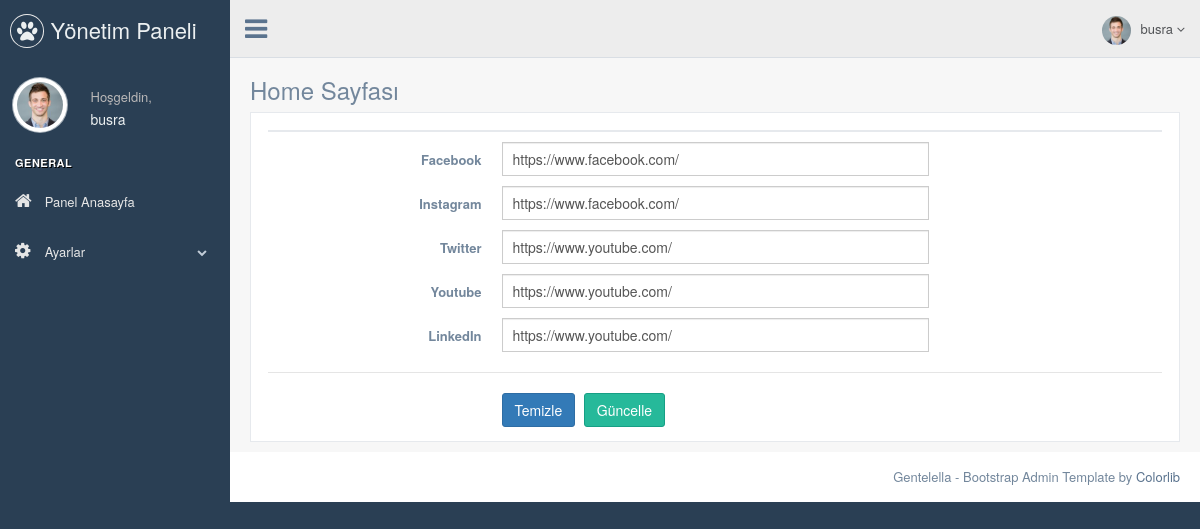
Before: /pp/nedmin/home.php (signed in) with the older database file.
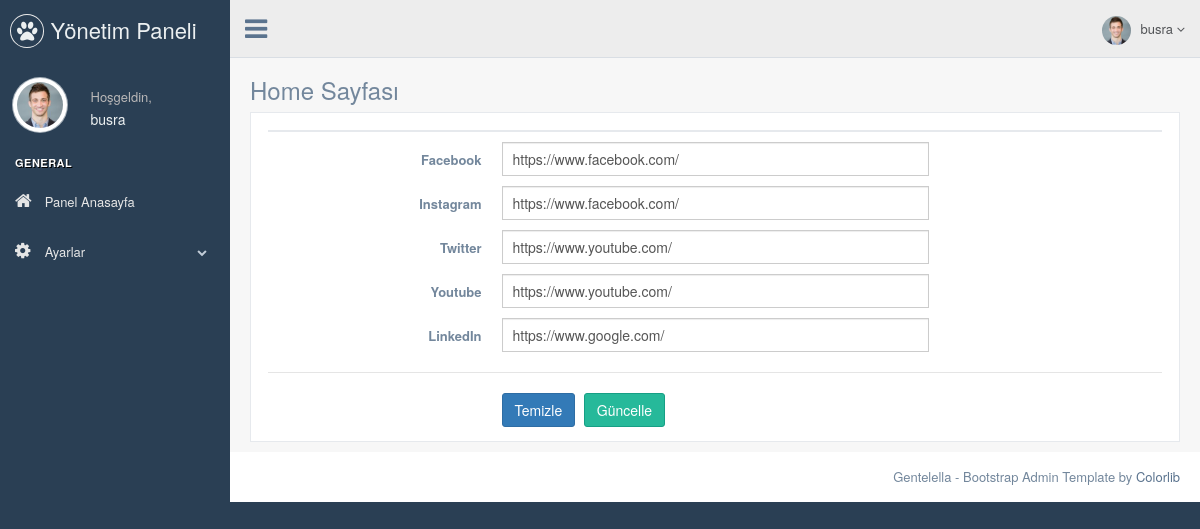
After: the same page with the newer database file.
### tables this page shows
CREATE TABLE `user` (
  `user_id` int(11) NOT NULL,
  `user_name` varchar(50) NOT NULL,
  `email` varchar(50) NOT NULL,
  `password` varchar(256) NOT NULL
);

CREATE TABLE `home` (
  `home_id` int(11) NOT NULL,
  `facebook` varchar(250) NOT NULL,
  `instagram` varchar(250) NOT NULL,
  `twitter` varchar(250) NOT NULL,
  `youtube` varchar(250) NOT NULL,
  `linkedin` varchar(250) NOT NULL
);

### pp/nedmin/home.php (the view, shortened to what this page needs)
<?php
include "header.php";
$check_home = $db->prepare("SELECT * FROM home");
$check_home->execute();
$control_home = $check_home->rowCount();
$fetch_home = $db->prepare("SELECT * FROM home WHERE home_id=1");
$fetch_home->execute();
$fetch = $fetch_home->fetch(PDO::FETCH_ASSOC);
?>
<div class="right_col" role="main">
  <div class="">
    <div class="page-title">
      <div class="title_left">
        <h3>Home Sayfası</h3>
      </div>
    </div>
    <div class="clearfix"></div>
    <div class="row">
      <div class="col-md-12 col-sm-12 col-xs-12">
        <div class="x_panel">
          <div class="x_title">
          </div>
          <form class="form-horizontal form-label-left" action="process.php" method="POST">
            <div class="item form-group">
              <label class="control-label col-md-3 col-sm-3 col-xs-12">Facebook
              </label>
              <div class="col-md-6 col-sm-6 col-xs-12">
                <input type="text" name="facebook" value="<?php echo $fetch['facebook'] ?>" required="required" class="form-control col-md-7 col-xs-12">
              </div>
            </div>
            <div class="item form-group">
              <label class="control-label col-md-3 col-sm-3 col-xs-12">Instagram
              </label>
              <div class="col-md-6 col-sm-6 col-xs-12">
                <input type="text" name="instagram" value="<?php echo $fetch['instagram'] ?>" required="required" class="form-control col-md-7 col-xs-12">
              </div>
            </div>
            <div class="item form-group">
              <label class="control-label col-md-3 col-sm-3 col-xs-12">Twitter
              </label>
              <div class="col-md-6 col-sm-6 col-xs-12">
                <input type="text" name="twitter" value="<?php echo $fetch['twitter'] ?>" required="required" class="form-control col-md-7 col-xs-12">
              </div>
            </div>
            <div class="item form-group">
              <label class="control-label col-md-3 col-sm-3 col-xs-12">Youtube
              </label>
              <div class="col-md-6 col-sm-6 col-xs-12">
                <input type="text" name="youtube" value="<?php echo $fetch['youtube'] ?>" required="required" class="form-control col-md-7 col-xs-12">
              </div>
            </div>
            <div class="item form-group">
              <label class="control-label col-md-3 col-sm-3 col-xs-12">LinkedIn
              </label>
              <div class="col-md-6 col-sm-6 col-xs-12">
                <input type="text" name="linkedin" value="<?php echo $fetch['linkedin'] ?>" required="required" class="form-control col-md-7 col-xs-12">
              </div>
            </div>
            <div class="ln_solid"></div>
            <div class="form-group">
              <div class="col-md-6 col-md-offset-3">
                <button type="submit" class="btn btn-primary">Temizle</button>
                <?php
                if ($control_home == 1) { ?>
                  <button type="submit" class="btn btn-success" name="update_home">Güncelle</button>
                <?php } else { ?>
                  <button type="submit" class="btn btn-warning" name="insert_home">Ekle</button>
                <?php } ?>
              </div>
            </div>
          </form>
        </div>
      </div>
    </div>
  </div>
</div>
</div>
<?php
include "footer.php";
?>

### pp/nedmin/header.php (shortened to what this page needs)
<?php
include 'connect.php';
$user_name = $_SESSION['user_name'];
$query = $db->prepare("SELECT * FROM user WHERE user_name='$user_name'");
$query->execute();
$fetch = $query->fetch();
?>
<!DOCTYPE html>
<html lang="en">
  <head>
    <link href="./vendors/bootstrap/dist/css/bootstrap.min.css" rel="stylesheet">
    <link href="./vendors/font-awesome/css/font-awesome.min.css" rel="stylesheet">
    <link href="./vendors/nprogress/nprogress.css" rel="stylesheet">
    <link href="./vendors/iCheck/skins/flat/green.css" rel="stylesheet">
    <link href="./vendors/bootstrap-progressbar/css/bootstrap-progressbar-3.3.4.min.css" rel="stylesheet">
    <link href="./vendors/jqvmap/dist/jqvmap.min.css" rel="stylesheet"/>
    <link href="./vendors/bootstrap-daterangepicker/daterangepicker.css" rel="stylesheet">
    <link href="./build/css/custom.min.css" rel="stylesheet">
  </head>
  <body class="nav-md">
    <div class="container body">
      <div class="main_container">
        <div class="col-md-3 left_col">
          <div class="left_col scroll-view">
            <div class="navbar nav_title" style="border: 0;">
              <a href="index.html" class="site_title"><i class="fa fa-paw"></i> <span>Yönetim Paneli</span></a>
            </div>
            <div class="profile clearfix">
              <div class="profile_pic">
                <img src="images/img.jpg" alt="..." class="img-circle profile_img">
              </div>
              <div class="profile_info">
                <span>Hoşgeldin,</span>
                <h2><?php echo $fetch['user_name']; ?></h2>
              </div>
            </div>
            <br />
            <div id="sidebar-menu" class="main_menu_side hidden-print main_menu">
              <div class="menu_section">
                <h3>General</h3>
                <ul class="nav side-menu">
                  <li><a href="index.php" ><i class="fa fa-home"></i> Panel Anasayfa</a>
                  </li>
                  <li><a><i class="fa fa-cog"></i> Ayarlar <span class="fa fa-chevron-down"></span></a>
                  </li>
                </ul>
              </div>
            </div>
          </div>
        </div>
        <div class="top_nav">
          <div class="nav_menu">
            <nav>
              <div class="nav toggle">
                <a id="menu_toggle"><i class="fa fa-bars"></i></a>
              </div>
              <ul class="nav navbar-nav navbar-right">
                <li class="">
                  <a href="javascript:;" class="user-profile dropdown-toggle" data-toggle="dropdown" aria-expanded="false">
                    <img src="images/img.jpg" alt=""><?php echo $fetch['user_name']; ?>
                    <span class=" fa fa-angle-down"></span>
                  </a>
                </li>
              </ul>
            </nav>
          </div>
        </div>

### pp/nedmin/footer.php (shortened to what this page needs)
<footer>
          <div class="pull-right">
            Gentelella - Bootstrap Admin Template by <a href="https://colorlib.com">Colorlib</a>
          </div>
          <div class="clearfix"></div>
        </footer>
      </div>
  </body>
</html>

Changed rows visible on the page:
changed home "https://www.facebook.com/": linkedin "https://www.youtube.com/" → "https://www.google.com/"
